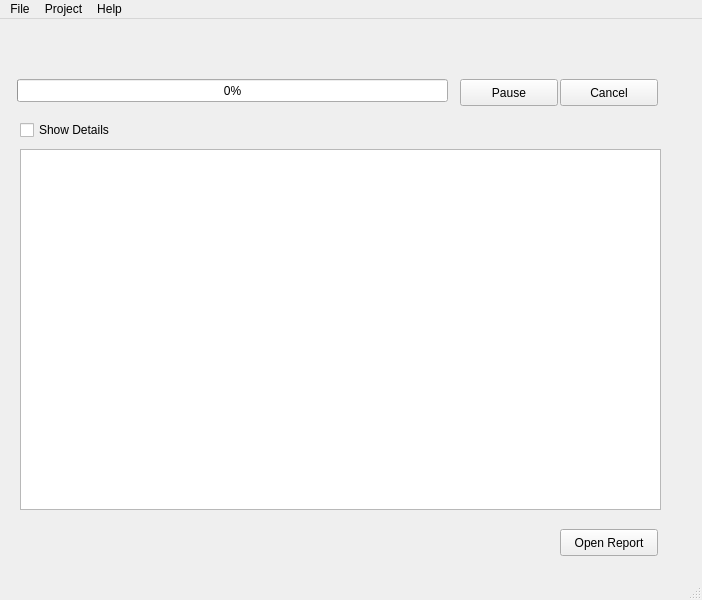
<?xml version="1.0" encoding="UTF-8"?>
<ui version="4.0">
 <class>atomMainWin</class>
 <widget class="QMainWindow" name="atomMainWin">
  <property name="geometry">
   <rect>
    <x>0</x>
    <y>0</y>
    <width>702</width>
    <height>600</height>
   </rect>
  </property>
  <property name="windowTitle">
   <string>ATOM</string>
  </property>
  <widget class="QWidget" name="centralwidget">
   <widget class="QProgressBar" name="progress">
    <property name="geometry">
     <rect>
      <x>17</x>
      <y>60</y>
      <width>431</width>
      <height>23</height>
     </rect>
    </property>
    <property name="value">
     <number>0</number>
    </property>
   </widget>
   <widget class="QPushButton" name="pauseResumeBtn">
    <property name="geometry">
     <rect>
      <x>460</x>
      <y>60</y>
      <width>98</width>
      <height>27</height>
     </rect>
    </property>
    <property name="text">
     <string>Pause</string>
    </property>
   </widget>
   <widget class="QPushButton" name="cancelBtn">
    <property name="geometry">
     <rect>
      <x>560</x>
      <y>60</y>
      <width>98</width>
      <height>27</height>
     </rect>
    </property>
    <property name="text">
     <string>Cancel</string>
    </property>
   </widget>
   <widget class="QCheckBox" name="showDetailsCheck">
    <property name="geometry">
     <rect>
      <x>20</x>
      <y>100</y>
      <width>121</width>
      <height>22</height>
     </rect>
    </property>
    <property name="text">
     <string>Show Details</string>
    </property>
   </widget>
   <widget class="QPushButton" name="openReportBtn">
    <property name="geometry">
     <rect>
      <x>560</x>
      <y>510</y>
      <width>98</width>
      <height>27</height>
     </rect>
    </property>
    <property name="text">
     <string>Open Report</string>
    </property>
   </widget>
   <widget class="QTextEdit" name="outputText">
    <property name="geometry">
     <rect>
      <x>20</x>
      <y>130</y>
      <width>641</width>
      <height>361</height>
     </rect>
    </property>
   </widget>
  </widget>
  <widget class="QMenuBar" name="menubar">
   <property name="geometry">
    <rect>
     <x>0</x>
     <y>0</y>
     <width>702</width>
     <height>25</height>
    </rect>
   </property>
   <widget class="QMenu" name="menuFile">
    <property name="title">
     <string>File</string>
    </property>
    <addaction name="newProjectBtn"/>
    <addaction name="openProjectBtn"/>
    <addaction name="saveBtn"/>
    <addaction name="saveAsBtn"/>
    <addaction name="exitBtn"/>
   </widget>
   <widget class="QMenu" name="menuHelp">
    <property name="title">
     <string>Help</string>
    </property>
    <addaction name="docBtn"/>
    <addaction name="aboutBtn"/>
   </widget>
   <widget class="QMenu" name="menuProject">
    <property name="title">
     <string>Project</string>
    </property>
    <addaction name="settingsBtn"/>
    <addaction name="runBtn"/>
   </widget>
   <addaction name="menuFile"/>
   <addaction name="menuProject"/>
   <addaction name="menuHelp"/>
  </widget>
  <widget class="QStatusBar" name="statusbar"/>
  <action name="newProjectBtn">
   <property name="text">
    <string>New Project</string>
   </property>
  </action>
  <action name="openProjectBtn">
   <property name="text">
    <string>Open Project</string>
   </property>
  </action>
  <action name="saveBtn">
   <property name="text">
    <string>Save Project</string>
   </property>
  </action>
  <action name="docBtn">
   <property name="text">
    <string>Documentation</string>
   </property>
  </action>
  <action name="aboutBtn">
   <property name="text">
    <string>About</string>
   </property>
  </action>
  <action name="saveAsBtn">
   <property name="text">
    <string>Save As</string>
   </property>
  </action>
  <action name="exitBtn">
   <property name="text">
    <string>Exit</string>
   </property>
  </action>
  <action name="settingsBtn">
   <property name="text">
    <string>Settings</string>
   </property>
  </action>
  <action name="runBtn">
   <property name="text">
    <string>Run Experiment</string>
   </property>
  </action>
 </widget>
 <resources/>
 <connections/>
</ui>
